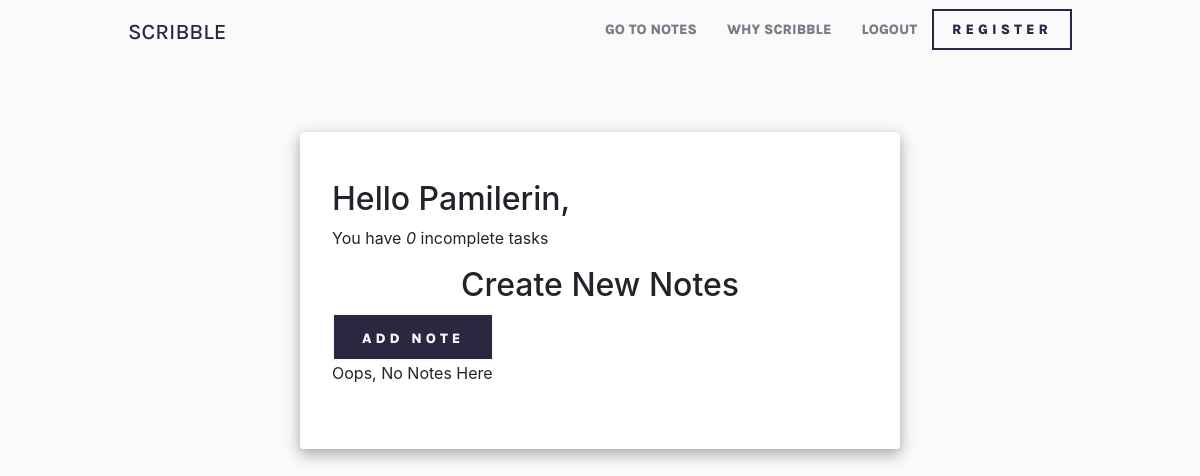
The app's page /home/ (signed in), older data.
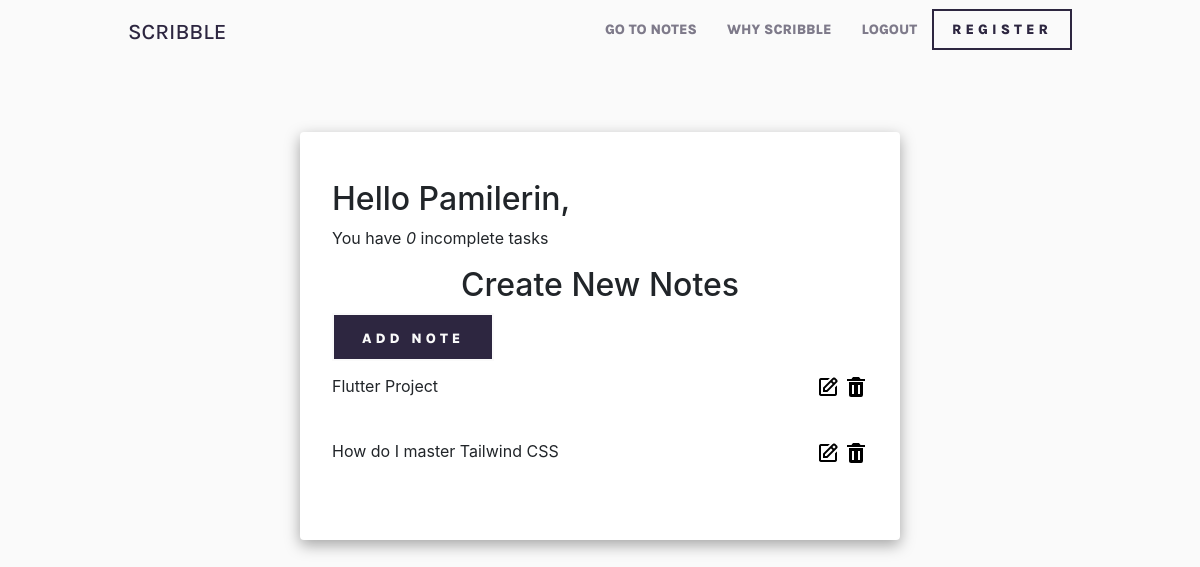
The same page, newer data.
### noteapp/models.py (models this page shows, shortened)
class Note(models.Model):
    user = models.ForeignKey(User, on_delete=models.CASCADE, null=True, blank=True)
    title = models.CharField(max_length=200,)
    content = models.TextField(null=True, blank=True)
    complete = models.BooleanField(default=False)
    created = models.DateTimeField(auto_now_add=True)
    class Meta:
        ordering = ['complete']

### noteapp/views.py (the view)
# urls.py: path('home/', NoteList.as_view(), name='notes'),
class NoteList(LoginRequiredMixin, ListView):
    model = Note
    context_object_name = 'notes'
    def get_context_data(self, **kwargs):
        context = super().get_context_data(**kwargs)
        context['notes'] = context['notes'].filter(user=self.request.user)
        context['count'] = context['notes'].filter(complete=False).count()
        return context

### templates/noteapp/note_list.html (shortened to what this page needs)
{% extends 'index.html' %}
{% block content %}
<div class="card-container">
    <div class="card-box">
        <div class="header-bar">
            <div>
                <h2>Hello {{request.user|title}},</h2>
                <p>You have <i>{{count}}</i> incomplete task{{count|pluralize:"s"}}</p>
            </div>
        </div>
        <table>
            <tr>
                <div class="add-note">
                    <h2>Create New Notes</h2>
                    <button><a href="{% url 'note-create' %}">Add Note</a></button>
                </div>
            </tr>
            {% for note in notes %}
            <div class="note-list">
                <div class="note-titles">
                    <p>{{ note.title }}</p>
                </div>
                <div class="icon">
                    <a href="{% url 'note-update' note.id %}"><img
 /></a>
                    <a href="{% url 'note-delete' note.id %}">
                        <img
 />
                    </a>
                </div>
            </div>
            {% empty %}
            <p>Oops, No Notes Here</p>
            {% endfor %}
        </table>
    </div>
</div>
{% endblock %}

### templates/index.html (shortened to what this page needs)
{% load static %}
<!DOCTYPE html>
<html lang="en">
<head>
    <link rel="stylesheet" href="https://cdn.jsdelivr.net/npm/bootstrap@4.6.2/dist/css/bootstrap.min.css"
>
    <link rel="stylesheet" href="{% static 'css/main.css' %}">
</head>
<body>
    <header id="bootstrap-override">
        <div class="topnav">
            <div class="logo">
                <h1>scribble</h1>
            </div>
            <div id="nav">
                <ul>
                    {% if request.user.is_authenticated %}
                    <li><a class="opaque" href="{% url 'notes' %}">Go to Notes</a></li>
                    {% else %}
                    <li><a class="opaque" href="">how we work</a></li>
                    {% endif %}
                    <li><a class="opaque" href="">Why scribble</a></li>
                    {% if request.user.is_authenticated %}
                    <li><a class="opaque" href="{% url 'logout' %}">Logout</a></li>
                    {% else%}
                    <li><a class="opaque" href="{% url 'login' %}">Login</a></li>
                    {% endif %}
                    <li><a class="register" href="{% url 'register' %}">Register</a></li>
                </ul>
            </div>
        </div>
    </header>
    {% block content %}{% endblock %}
</body>
</html>

### static/css/main.css (style rules this page uses)
:root { --dark_violet: hsl(256, 26%, 20%); --grayish_blue: hsl(216, 30%, 68%); --very_dark_violet: hsl(270, 9%, 17%); --dark_grayish_violet: hsl(273, 4%, 51%); --very_light_gray: hsl(0, 0%, 98%); --body_fonts: 'Karla', sans-serif; --headings_fonts: 'DM Serif Display', serif; }
* { margin: 0; padding: 0; box-sizing: border-box; }
html { scroll-behavior: smooth; }
body { background-color: var(--very_light_gray); }
header { background-color: var(--very_light_gray); }
.topnav { display: flex; align-items: center; justify-content: space-between; padding: 1rem 8rem; }
#nav ul { list-style-type: none; display: flex; justify-content: space-between; align-items: center; }
.opaque { text-decoration: none; text-transform: uppercase; padding: 0 15px; color: var(--dark_violet); font-size: 14px; font-weight: 800; font-family: var(--body_fonts); opacity: 0.6; transition: 0.3s ease-in-out; }
.register { text-decoration: none; text-transform: uppercase; padding: 0 15px; color: var(--dark_violet); font-size: 14px; font-weight: 800; font-family: var(--body_fonts); transition: 0.3s ease-in-out; padding: 10px 18px; opacity: 1; border: 2px solid var(--dark_violet); letter-spacing: 4px; }
.logo h1 { color: var(--dark_violet); font-size: 22px; text-transform: uppercase; font-family: var(--body_fonts); }
button { padding: 10px 28px; border: 0; background-color: var(--dark_violet); border: 2px solid var(--very_light_gray); }
button a { text-decoration: none; color: var(--very_light_gray); letter-spacing: 4px; font-size: 14px; font-weight: 800; font-family: var(--body_fonts); text-transform: uppercase; transition: 0.3s ease-out; }
.card-container { display: flex; justify-content: center; width: 100vw; height: auto; margin: 5% 0; }
.card-box { background-color: #fff; border-radius: 4px; padding: 3rem 2rem; width: 50%; box-shadow: 0px 5px 15px 0px rgba(0, 0, 0, 0.35); }
.add-note h2, button { text-align: center; }
.note-list { display: flex; justify-content: space-between; padding: 0.8rem 0; }

Row changes from the older to the newer data that the page shows:
added Note: title "Flutter Project"
added Note: title "How do I master Tailwind CSS"
Text that changed along with them:
text no longer shown: "Oops, No Notes Here"
